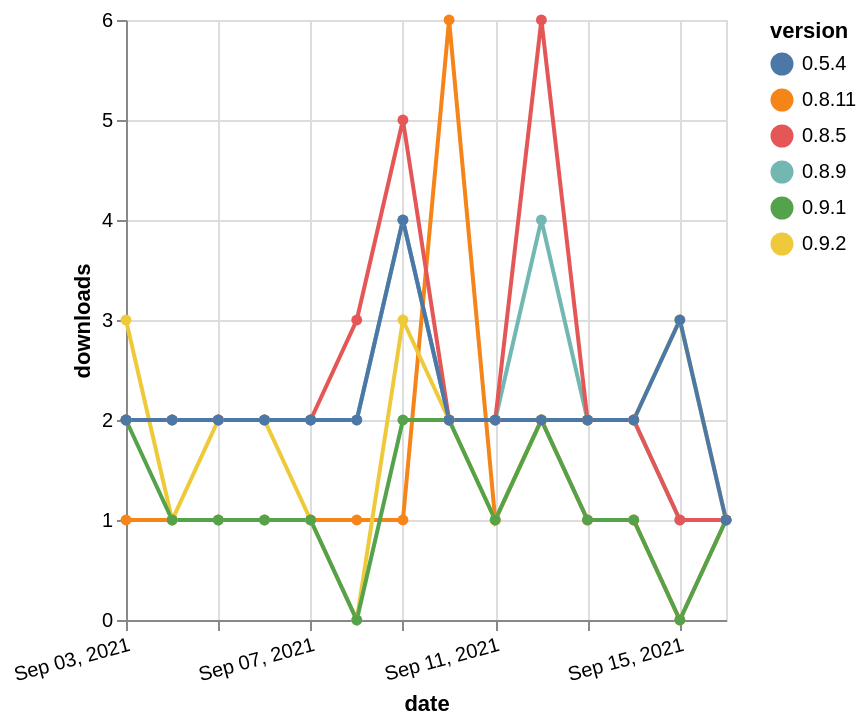

Write the Vega-Lite specification saved for this chart.
### Vega-Lite specification from a JSON file in a GitHub repository (floating-point values rounded to 4 significant figures)
{"$schema": "https://vega.github.io/schema/vega-lite/v5.json", "description": "A simple bar chart with embedded data.", "data": {"values": [{"date": "2021-09-03", "total": 2202, "delta": 2, "version": "0.8.9"}, {"date": "2021-09-04", "total": 2204, "delta": 2, "version": "0.8.9"}, {"date": "2021-09-05", "total": 2206, "delta": 2, "version": "0.8.9"}, {"date": "2021-09-06", "total": 2208, "delta": 2, "version": "0.8.9"}, {"date": "2021-09-07", "total": 2210, "delta": 2, "version": "0.8.9"}, {"date": "2021-09-08", "total": 2212, "delta": 2, "version": "0.8.9"}, {"date": "2021-09-09", "total": 2216, "delta": 4, "version": "0.8.9"}, {"date": "2021-09-10", "total": 2218, "delta": 2, "version": "0.8.9"}, {"date": "2021-09-11", "total": 2220, "delta": 2, "version": "0.8.9"}, {"date": "2021-09-12", "total": 2224, "delta": 4, "version": "0.8.9"}, {"date": "2021-09-13", "total": 2226, "delta": 2, "version": "0.8.9"}, {"date": "2021-09-14", "total": 2228, "delta": 2, "version": "0.8.9"}, {"date": "2021-09-15", "total": 2229, "delta": 1, "version": "0.8.9"}, {"date": "2021-09-16", "total": 2230, "delta": 1, "version": "0.8.9"}, {"date": "2021-09-03", "total": 529, "delta": 1, "version": "0.8.11"}, {"date": "2021-09-04", "total": 530, "delta": 1, "version": "0.8.11"}, {"date": "2021-09-05", "total": 531, "delta": 1, "version": "0.8.11"}, {"date": "2021-09-06", "total": 532, "delta": 1, "version": "0.8.11"}, {"date": "2021-09-07", "total": 533, "delta": 1, "version": "0.8.11"}, {"date": "2021-09-08", "total": 534, "delta": 1, "version": "0.8.11"}, {"date": "2021-09-09", "total": 535, "delta": 1, "version": "0.8.11"}, {"date": "2021-09-10", "total": 541, "delta": 6, "version": "0.8.11"}, {"date": "2021-09-11", "total": 542, "delta": 1, "version": "0.8.11"}, {"date": "2021-09-12", "total": 544, "delta": 2, "version": "0.8.11"}, {"date": "2021-09-13", "total": 545, "delta": 1, "version": "0.8.11"}, {"date": "2021-09-14", "total": 546, "delta": 1, "version": "0.8.11"}, {"date": "2021-09-15", "total": 546, "delta": 0, "version": "0.8.11"}, {"date": "2021-09-16", "total": 547, "delta": 1, "version": "0.8.11"}, {"date": "2021-09-03", "total": 77, "delta": 3, "version": "0.9.2"}, {"date": "2021-09-04", "total": 78, "delta": 1, "version": "0.9.2"}, {"date": "2021-09-05", "total": 80, "delta": 2, "version": "0.9.2"}, {"date": "2021-09-06", "total": 82, "delta": 2, "version": "0.9.2"}, {"date": "2021-09-07", "total": 83, "delta": 1, "version": "0.9.2"}, {"date": "2021-09-08", "total": 83, "delta": 0, "version": "0.9.2"}, {"date": "2021-09-09", "total": 86, "delta": 3, "version": "0.9.2"}, {"date": "2021-09-10", "total": 88, "delta": 2, "version": "0.9.2"}, {"date": "2021-09-11", "total": 89, "delta": 1, "version": "0.9.2"}, {"date": "2021-09-12", "total": 91, "delta": 2, "version": "0.9.2"}, {"date": "2021-09-13", "total": 93, "delta": 2, "version": "0.9.2"}, {"date": "2021-09-14", "total": 95, "delta": 2, "version": "0.9.2"}, {"date": "2021-09-15", "total": 98, "delta": 3, "version": "0.9.2"}, {"date": "2021-09-16", "total": 99, "delta": 1, "version": "0.9.2"}, {"date": "2021-09-03", "total": 149, "delta": 2, "version": "0.9.1"}, {"date": "2021-09-04", "total": 150, "delta": 1, "version": "0.9.1"}, {"date": "2021-09-05", "total": 151, "delta": 1, "version": "0.9.1"}, {"date": "2021-09-06", "total": 152, "delta": 1, "version": "0.9.1"}, {"date": "2021-09-07", "total": 153, "delta": 1, "version": "0.9.1"}, {"date": "2021-09-08", "total": 153, "delta": 0, "version": "0.9.1"}, {"date": "2021-09-09", "total": 155, "delta": 2, "version": "0.9.1"}, {"date": "2021-09-10", "total": 157, "delta": 2, "version": "0.9.1"}, {"date": "2021-09-11", "total": 158, "delta": 1, "version": "0.9.1"}, {"date": "2021-09-12", "total": 160, "delta": 2, "version": "0.9.1"}, {"date": "2021-09-13", "total": 161, "delta": 1, "version": "0.9.1"}, {"date": "2021-09-14", "total": 162, "delta": 1, "version": "0.9.1"}, {"date": "2021-09-15", "total": 162, "delta": 0, "version": "0.9.1"}, {"date": "2021-09-16", "total": 163, "delta": 1, "version": "0.9.1"}, {"date": "2021-09-03", "total": 2566, "delta": 2, "version": "0.8.5"}, {"date": "2021-09-04", "total": 2568, "delta": 2, "version": "0.8.5"}, {"date": "2021-09-05", "total": 2570, "delta": 2, "version": "0.8.5"}, {"date": "2021-09-06", "total": 2572, "delta": 2, "version": "0.8.5"}, {"date": "2021-09-07", "total": 2574, "delta": 2, "version": "0.8.5"}, {"date": "2021-09-08", "total": 2577, "delta": 3, "version": "0.8.5"}, {"date": "2021-09-09", "total": 2582, "delta": 5, "version": "0.8.5"}, {"date": "2021-09-10", "total": 2584, "delta": 2, "version": "0.8.5"}, {"date": "2021-09-11", "total": 2586, "delta": 2, "version": "0.8.5"}, {"date": "2021-09-12", "total": 2592, "delta": 6, "version": "0.8.5"}, {"date": "2021-09-13", "total": 2594, "delta": 2, "version": "0.8.5"}, {"date": "2021-09-14", "total": 2596, "delta": 2, "version": "0.8.5"}, {"date": "2021-09-15", "total": 2597, "delta": 1, "version": "0.8.5"}, {"date": "2021-09-16", "total": 2598, "delta": 1, "version": "0.8.5"}, {"date": "2021-09-03", "total": 2656, "delta": 2, "version": "0.5.4"}, {"date": "2021-09-04", "total": 2658, "delta": 2, "version": "0.5.4"}, {"date": "2021-09-05", "total": 2660, "delta": 2, "version": "0.5.4"}, {"date": "2021-09-06", "total": 2662, "delta": 2, "version": "0.5.4"}, {"date": "2021-09-07", "total": 2664, "delta": 2, "version": "0.5.4"}, {"date": "2021-09-08", "total": 2666, "delta": 2, "version": "0.5.4"}, {"date": "2021-09-09", "total": 2670, "delta": 4, "version": "0.5.4"}, {"date": "2021-09-10", "total": 2672, "delta": 2, "version": "0.5.4"}, {"date": "2021-09-11", "total": 2674, "delta": 2, "version": "0.5.4"}, {"date": "2021-09-12", "total": 2676, "delta": 2, "version": "0.5.4"}, {"date": "2021-09-13", "total": 2678, "delta": 2, "version": "0.5.4"}, {"date": "2021-09-14", "total": 2680, "delta": 2, "version": "0.5.4"}, {"date": "2021-09-15", "total": 2683, "delta": 3, "version": "0.5.4"}, {"date": "2021-09-16", "total": 2684, "delta": 1, "version": "0.5.4"}]}, "width": "container", "mark": {"type": "line", "point": {"filled": true}}, "encoding": {"x": {"field": "date", "type": "temporal", "timeUnit": "yearmonthdate", "title": "date", "axis": {"labelAngle": -15}}, "y": {"field": "delta", "type": "quantitative", "title": "downloads"}, "color": {"field": "version", "type": "nominal"}, "tooltip": {"field": "delta"}}}
